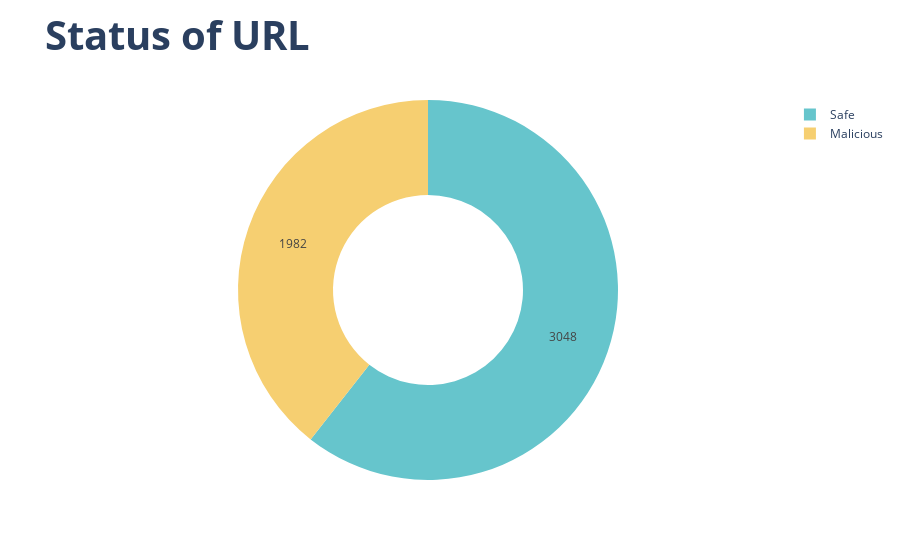

The code cell stored with this chart in its notebook:
### Code cell
fig=px.pie(df,values=df["status"].value_counts(),
names=["Safe","Malicious"],title="<b>Status of URL", hole=.5, color_discrete_sequence=px.colors.qualitative.Pastel,template="plotly")


fig.update_layout(title_font_size=40)
fig.update_traces(textinfo='value')
fig.show()

### Figure 1 — Plotly figure (JSON) as saved in the notebook; plotly's stock layout.template omitted (floating-point values rounded to 4 significant figures)
{"data": [{"domain": {"x": [0, 1], "y": [0, 1]}, "hole": 0.5, "hovertemplate": "label=%{label}<br>value=%{value}<extra></extra>", "labels": ["Safe", "Malicious"], "legendgroup": "", "name": "", "showlegend": true, "textinfo": "value", "type": "pie", "values": [3048, 1982]}], "layout": {"legend": {"tracegroupgap": 0}, "piecolorway": ["rgb(102, 197, 204)", "rgb(246, 207, 113)", "rgb(248, 156, 116)", "rgb(220, 176, 242)", "rgb(135, 197, 95)", "rgb(158, 185, 243)", "rgb(254, 136, 177)", "rgb(201, 219, 116)", "rgb(139, 224, 164)", "rgb(180, 151, 231)", "rgb(179, 179, 179)"], "title": {"font": {"size": 40}, "text": "<b>Status of URL"}}}
